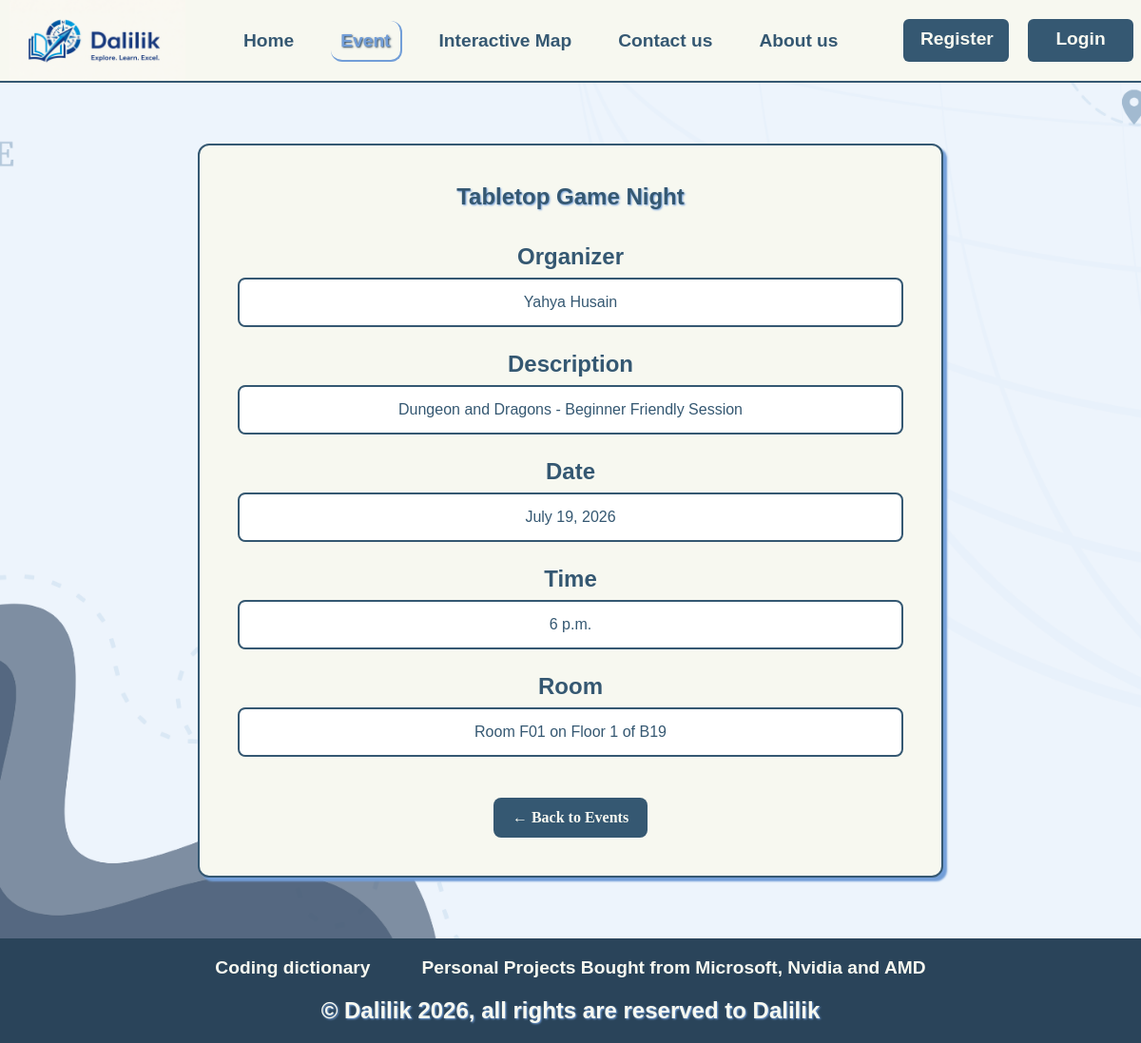
The page /event/1/ on the database as committed earlier.
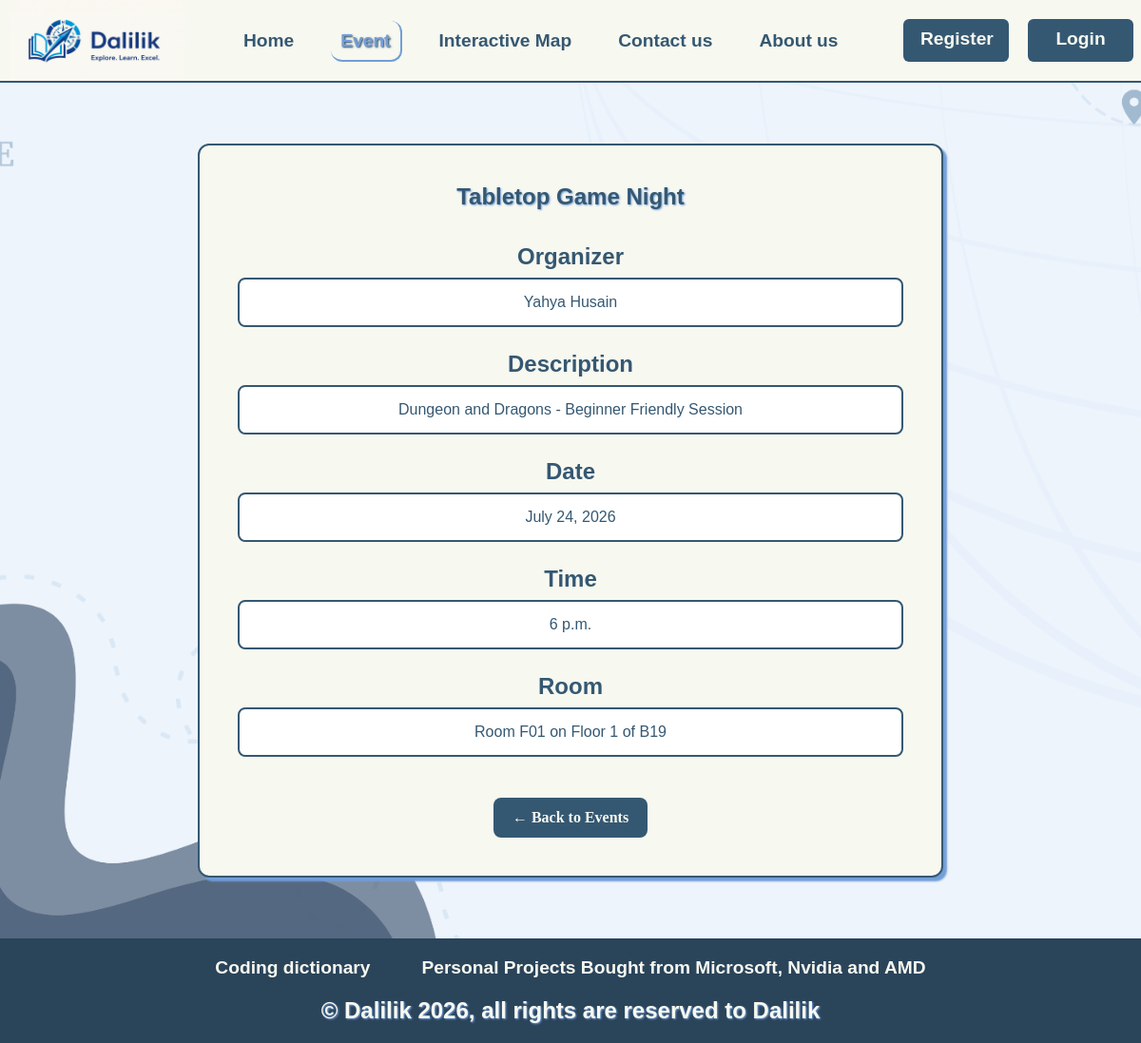
The same page on the database as committed later.
### pages2/models.py (models this page shows, shortened)
class Event(models.Model):
    name = models.CharField(max_length=100)
    organizer = models.CharField(max_length=100, default="")
    description = models.TextField()
    date = models.DateField()
    time = models.TimeField()
    room = models.ForeignKey(Room, on_delete=models.CASCADE, related_name='events')

class Room(models.Model):
    number = models.CharField(max_length=10)
    floor = models.ForeignKey(Floor, on_delete=models.CASCADE, related_name='rooms')
    description = models.TextField()
    picture = models.ImageField(upload_to='rooms/', blank=True)
    def __str__(self):
        return f"Room {self.number} on {self.floor}"

class Floor(models.Model):
    number = models.IntegerField()
    building = models.ForeignKey(Building, on_delete=models.CASCADE, related_name='floors')
    description = models.TextField()
    picture = models.ImageField(upload_to='floors/', blank=True)
    def __str__(self):
        return f"Floor {self.number} of {self.building.name}"

class Building(models.Model):
    name = models.CharField(max_length=100)
    map = models.ForeignKey(Map, on_delete=models.CASCADE, related_name='buildings')
    description = models.TextField()
    picture = models.ImageField(upload_to='buildings/', blank=True)

### pages2/views.py (the view)
# urls.py: path('event/<int:id>/', views.event_detail, name='event_detail'),
def event_detail(request, id):
    event = get_object_or_404(Event, id=id)
    return render(request, 'Event/Event_Detail.html', {"active_page": "event", "event": event})

### pages2/templates/Event/Event_detail.html (shortened to what this page needs)
{% extends "base.html" %}
{% load static %}
{% block main-content %}
<section class="event-detail-page">
    <div class="event-detail-card">
        <h1>{{ event.name }}</h1>
        <div class="detail-row">
            <h2>Organizer</h2>
            <p>{{ event.organizer }}</p>
        </div>
        <div class="detail-row">
            <h2>Description</h2>
            <p>{{ event.description }}</p>
        </div>
        <div class="detail-row">
            <h2>Date</h2>
            <p>{{ event.date }}</p>
        </div>
        <div class="detail-row">
            <h2>Time</h2>
            <p>{{ event.time }}</p>
        </div>
        <div class="detail-row">
            <h2>Room</h2>
            <p>{{ event.room }}</p>
        </div>
        <br>
        <a class="back-button" href="{% url 'event' %}">
            ← Back to Events
        </a>
    </div>
</section>
{% endblock %}

Rows that differ between the two databases and show on the page:
changed Event "Tabletop Game Night": date "July 19, 2026" → "July 24, 2026"
